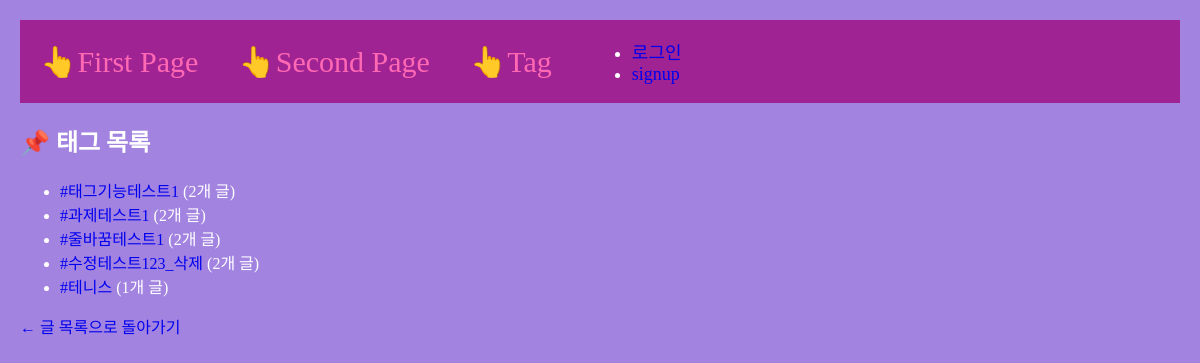
/tag-list, run on an earlier commit of the app's database.
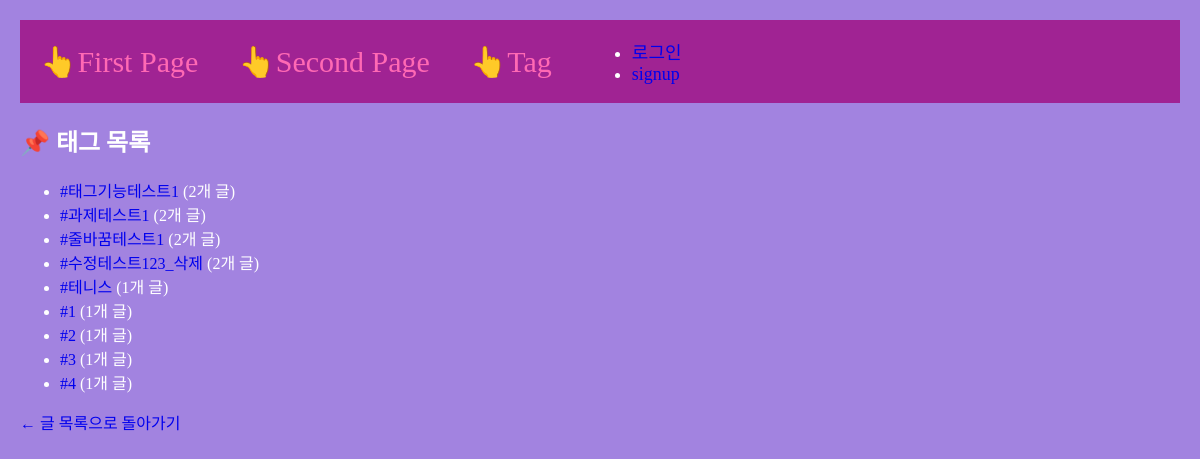
And on a later commit of the database.
### main/models.py (models this page shows, shortened)
class Tag(models.Model):
    name = models.CharField(max_length=30, null=False, blank=False)

### main/views.py (the view)
# urls.py: path('tag-list', tag_list, name="tag-list"),
def tag_list(request): #모든 태그 목록을 볼 수 있는 페이지
    tags = Tag.objects.annotate(num_posts=Count('posts')).filter(num_posts__gt=0)
    return render(request, 'main/tag-list.html', {'tags': tags})

### main/templates/main/tag-list.html
{% extends 'base.html' %}
{% block content %}
<h2>📌 태그 목록</h2>
<ul>
    {% for tag in tags %}
        <li>
            <a href="{% url 'main:tag-posts' tag.id %}">#{{ tag.name }}</a>
            ({{ tag.posts.count }}개 글)
        </li>
    {% empty %}
        <li>아직 생성된 태그가 없습니다.</li>
    {% endfor %}
</ul>
<a href="{% url 'main:secondpage' %}">← 글 목록으로 돌아가기</a>
{% endblock %}

What changed in the data, as far as the page shows it:
added Tag: name "1", posts.count "1"
added Tag: name "2", posts.count "1"
added Tag: name "3", posts.count "1"
added Tag: name "4", posts.count "1"
